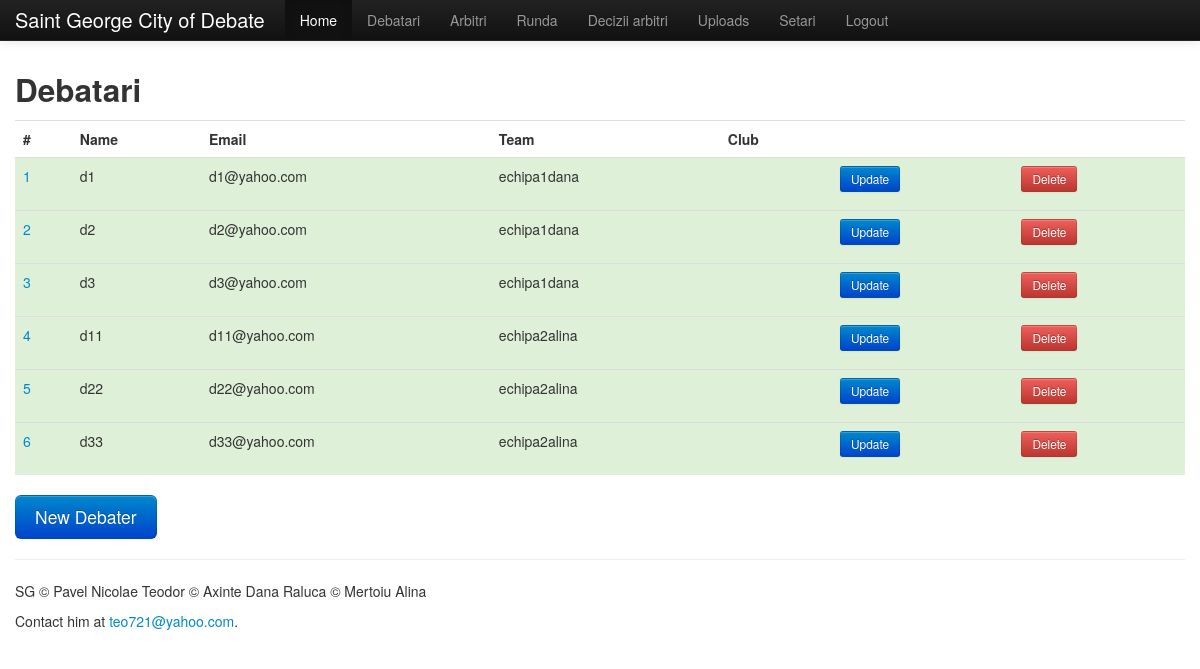
Page /debaters (signed in) on the committed database.
### app/debater/models.py (models this page shows, shortened)
class Debater(db.Model):
	__tablename__ = "debaters"
	id = db.Column('debater_id', db.Integer , primary_key=True)
	name = db.Column(db.String(30))
	user_id = db.Column(db.Integer, db.ForeignKey('users.user_id'))
	team_id = db.Column(db.Integer, db.ForeignKey('teams.team_id'))
	debater_res = db.relationship('Debater_restriction', backref='debater_res', lazy='dynamic')

### app/mod_auth/models.py (models this page shows, shortened)
class User(db.Model):
    __tablename__ = "users"
    id = db.Column('user_id',db.Integer , primary_key=True)
    password = db.Column('password' , db.String(250))
    email = db.Column('email',db.String(50),unique=True , index=True)
    user_type = db.Column('user_type',db.String(30))#cauta ce e index ?????!!!
    def is_authenticated(self):
        return True
    def is_debater(self):
        return (self.user_type == 'debater')
    def is_judge(self):
        return (self.user_type == 'judge')
    def is_tabmaster(self):
        return (self.user_type == 'tabmaster')

### app/tabmaster/models.py (models this page shows, shortened)
class Team(db.Model):
    __tablename__ = "teams"
    id = db.Column('team_id', db.Integer, primary_key=True)
    name = db.Column(db.String(30))
    points = db.Column(db.Integer)
    wins = db.Column(db.Integer)
    defeats = db.Column(db.Integer)
    number_of_games = db.Column(db.Integer)
    team_res = db.relationship('Team_restriction', backref='team_res', lazy='dynamic')
    debaters = db.relationship('Debater', backref='team', lazy='dynamic')

### app/tabmaster/controllers.py (the view)
@tabmaster.route('/debaters', methods=['GET'])
@login_required
def debaters():
    debaters = Debater.query.all()
    _debaters = debater_info(debaters)
    return render_template('tabmaster/debaters.html',debaters=_debaters)

### app/__init__.py (called while the page is built)
@app.before_request
def before_request():
    g.user = current_user

### app/mod_auth/controllers.py (called while the page is built)
@login_manager.user_loader
def load_user(id):
    return User.query.get(int(id))

### app/tabmaster/controllers.py (called while the page is built)
@tabmaster.before_request
def before_request():
    if current_user is not None and current_user.is_authenticated():
        if (current_user.user_type != 'tabmaster'):
            flash('Nu sunteti tabmaster!','error')
            return redirect(url_for('home'))
    else:
        flash('You must log in to continue','error')
        return redirect(url_for('auth.login'))

### app/tabmaster/functions.py (called while the page is built)
def debater_info(debaters):
    _debaters = []
    for debater in debaters:
        _debater = {}
        user = User.query.get(debater.user_id)
        team = Team.query.get(debater.team_id)
        _debater['id'] = debater.id
        _debater['name'] = debater.name
        _debater['email'] = user.email
        _debater['team'] = team.name
        _debaters.append(_debater)
    return _debaters

### app/templates/tabmaster/debaters.html
{% extends "layout.html" %}
{% block body %}
<h2>Debatari</h2>
    <table class="table table-hover">
      <tr>
        <th>#
        <th>Name
        <th>Email
        <th>Team
        <th>Club
        <th>
        <th>
      {%- for debater in debaters %}
      <tr class={{ "success"}}>
        <td><a>{{ debater.id }}</a>
        <td >{{ debater.name }}
        <td >{{	debater.email }}
        <td >{{	debater.team }}
        <td >{{	debater.club }}
        <td >
            <p>
              <a href="{{ url_for('tabmaster.update_debater', id=debater.id) }}"  class="btn btn-primary btn-small" >Update</a>
            </p>
        <td>
            <p>
              <a href="{{ url_for('tabmaster.delete_debater', id=debater.id) }}" onClick = "return confirm('Are you sure?')" class="btn btn-danger btn-small">Delete</a>
            </p>
      {%- endfor %}
    </table>
    <p>
      <a href="{{ url_for('tabmaster.create_debater') }}" class="btn btn-large btn-primary">New Debater</a>
    </p>
{% endblock %}

### rows in the picture
Debater: name "d1"
User: email "d1@yahoo.com"
Team: team "echipa1dana" "echipa1dana" "echipa1dana"
Debater: name "d2"
User: email "d2@yahoo.com"
Debater: name "d3"
User: email "d3@yahoo.com"
Debater: name "d11"
User: email "d11@yahoo.com"
Team: team "echipa2alina" "echipa2alina" "echipa2alina"
Debater: name "d22"
User: email "d22@yahoo.com"
Debater: name "d33"
User: email "d33@yahoo.com"

### other values in the picture
{{ debater.id }} "1" "2" "3" "4" "5" "6"
